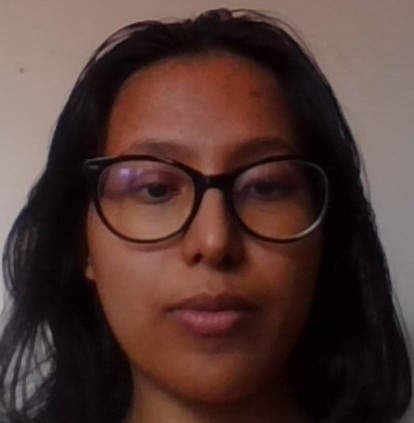
#> input picture backend/face_detection_vj/test_img_to_detect/trained_img.jpg, 414 x 423 px
$ python detect.py ../test_img_to_detect/trained_img.jpg
#> lines starting #> are read from the running program, lines starting #| are printed output that depends on the picture
#> further down, img is the input picture: shape (423, 414, 3); mean R, G, B 80, 56.4, 51.1
# detect.py
import os
import numpy as np
from matplotlib import image as mpimg
import matplotlib.pyplot as plt
import matplotlib.patches as patches
from scipy.ndimage import zoom
from haarlike_feature import compute_integral_image, haarlike_feature

# -------------------------
# Helpers: load saved objects
# -------------------------
# def load_feature_list(path="./aug_dataset/feature_list.npy"):
#     data = np.load(path, allow_pickle=True)
#     # ensure it's a python list of tuples
#     if isinstance(data, np.ndarray):
#         try:
#             data = data.tolist()
#         except:
#             pass
#     return data
def load_feature_list(path="./aug_dataset/feature_list.npy"):
    data = np.load(path, allow_pickle=True)
    # convert each element to proper type
    proper_data = []
    for feat in data:
        f_type = feat[0]  # already string
        r = int(feat[1])
        c = int(feat[2])
        h = int(feat[3])
        w = int(feat[4])
        proper_data.append((f_type, r, c, h, w))
    return proper_data

# [170 lines left out: functions load_cascade, predict_stage_from_feature_vector, predict_cascade, window_feature_vector, scan_scaled_image, image_pyramid_detections and 2 more, not called in this run]

# -------------------------
# Utilities: grayscale conversion
# -------------------------
def to_gray(img):
    # img from mpimg can be float [0,1] or uint8 [0,255] or already grayscale
    if img.ndim == 3:
        img = img.astype(np.float32)
        if img.max() > 1.0:
            img = img / 255.0
        return img[:,:,0]*0.299 + img[:,:,1]*0.587 + img[:,:,2]*0.114
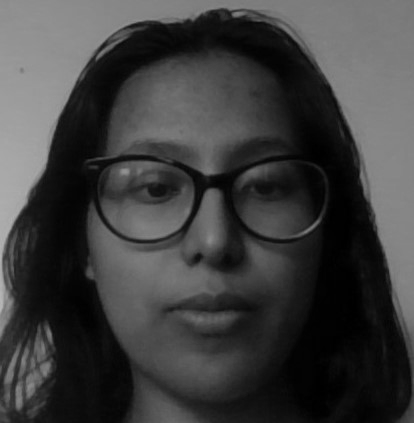
#> returned value: shape (423, 414) float32; min 0.00117, max 0.724, mean 0.247
    else:
        img = img.astype(np.float32)
        if img.max() > 1.0:
            img = img / 255.0
        return img

# -------------------------
# Main CLI
# -------------------------
if __name__ == "__main__":
    import argparse
    parser = argparse.ArgumentParser(description="Viola-Jones style detection (lightweight).")
    parser.add_argument("image", help="Input image path")
    parser.add_argument("--classifiers", default="./classifiers", help="Classifiers folder")
    parser.add_argument("--feature_list", default="./aug_dataset/feature_list.npy", help="Feature list file")
    parser.add_argument("--out", default="./results/detected.png", help="Output image path")
    parser.add_argument("--step", type=int, default=6, help="Sliding window stride (pixels)")
    parser.add_argument("--scale_step", type=float, default=0.8, help="Pyramid shrink factor (<1)")
    parser.add_argument("--nms_iou", type=float, default=0.3, help="NMS IoU threshold")
    parser.add_argument("--max_features", type=int, default=None, help="Optional: use only first N features for speed")
    args = parser.parse_args()

    img = mpimg.imread(args.image)
    gray = to_gray(img)
    feature_list = load_feature_list(args.feature_list)
#> (the run stopped early here; a loop or call above may not have finished)

$ run again, on backend/face_detection_vj/test_img_to_detect/untrained_noface1.jpg
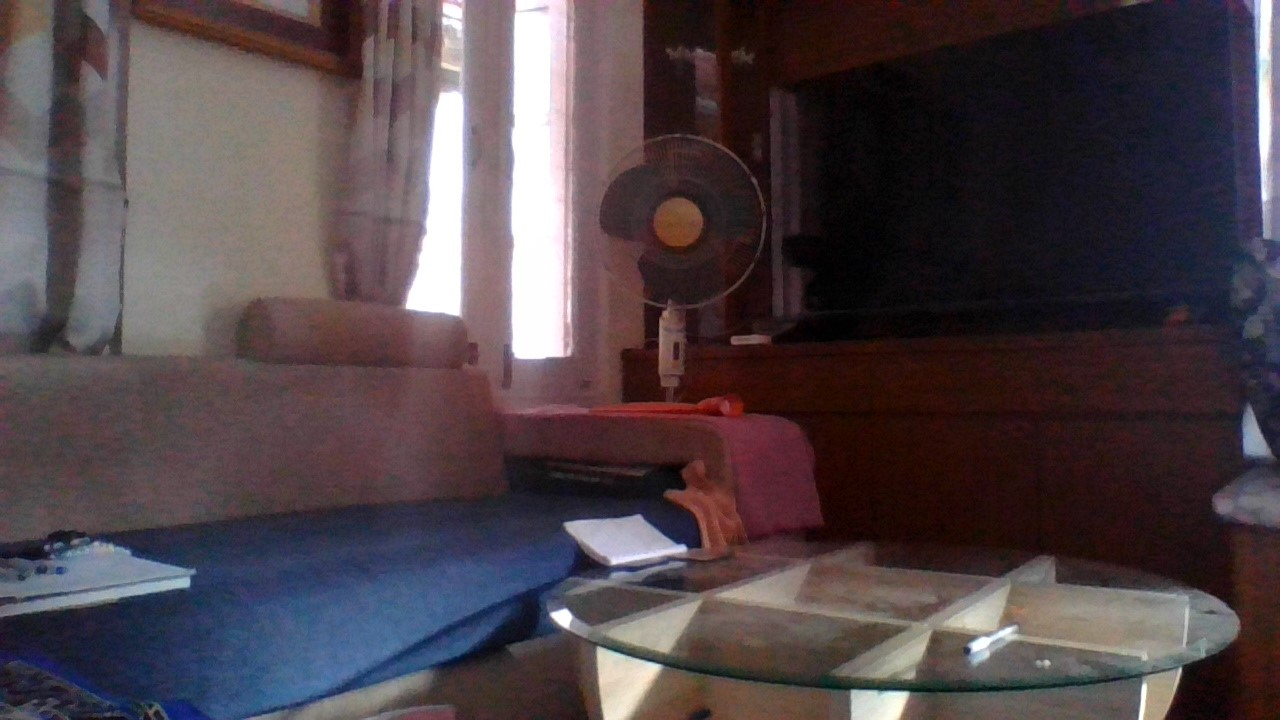
#> input picture backend/face_detection_vj/test_img_to_detect/untrained_noface1.jpg, 1280 x 720 px
#> img is the input picture: shape (720, 1280, 3); mean R, G, B 78.6, 67, 71.9
#> in to_gray, `return img[:,:,0]*0.299 + img[:,:,1]*0.587 + img[:,:,2]*0.114`:
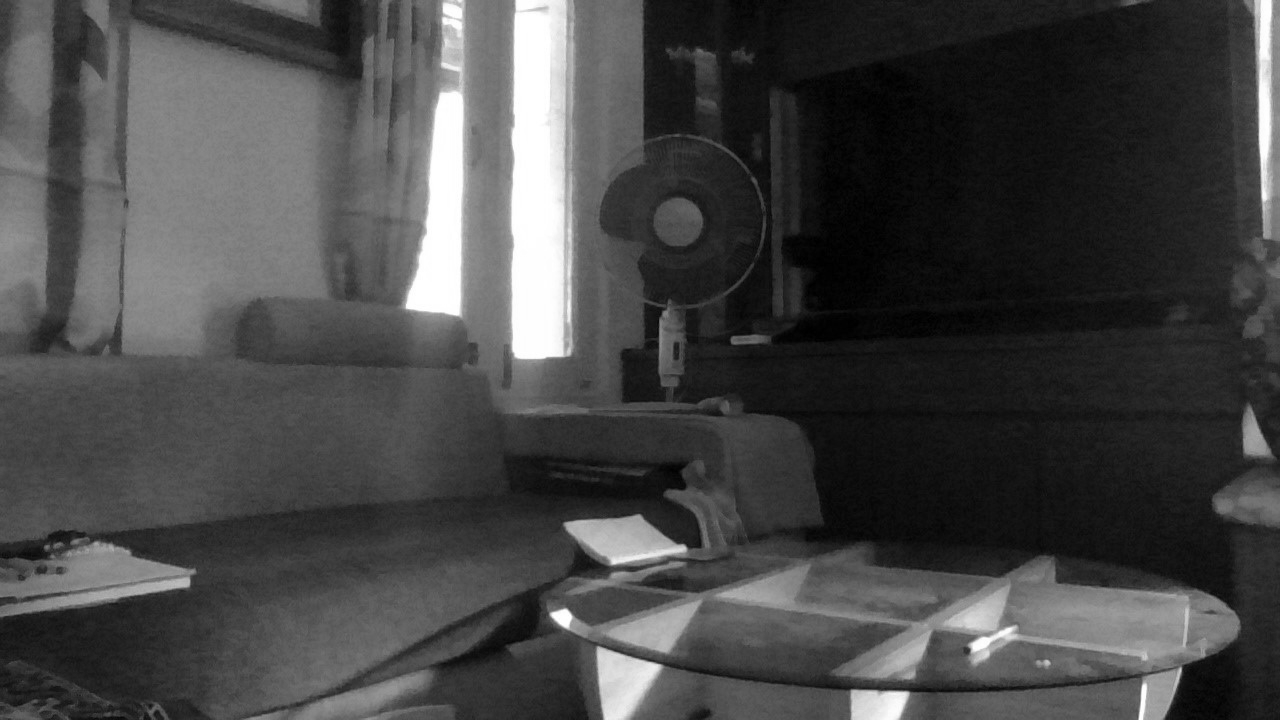
#> returned value: shape (720, 1280) float32; min 0, max 1, mean 0.278
